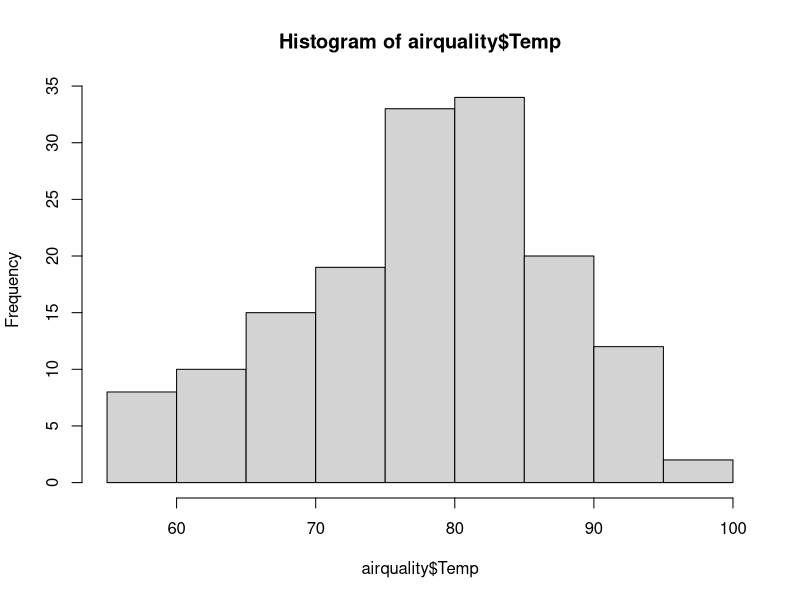
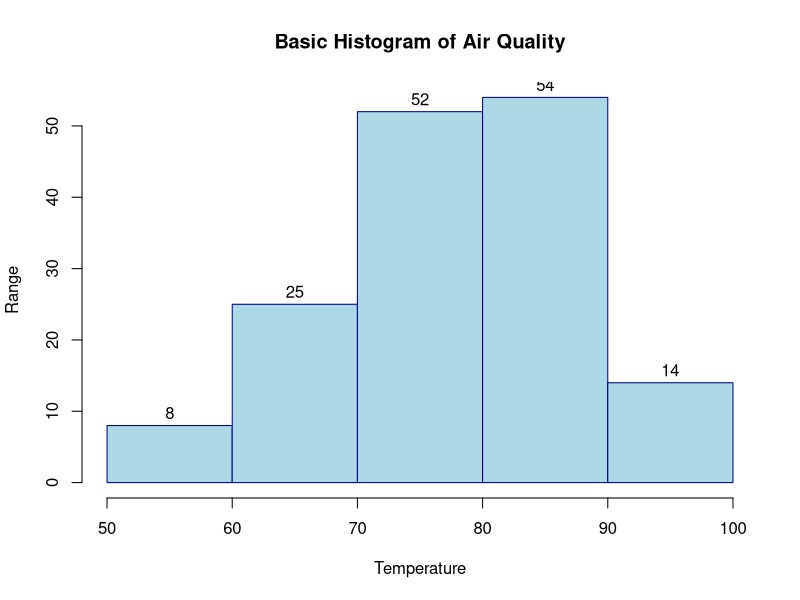
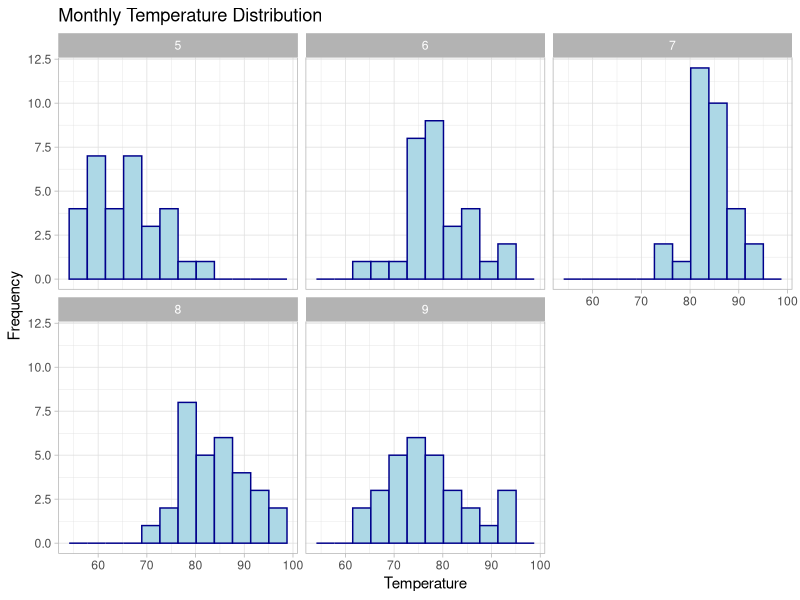

These figures' R source, in order:
airquality
class(airquality)
hist(airquality$Temp)

View(airquality)

hist(airquality$Temp,
     breaks=5,
     main= "Basic Histogram of Air Quality",
     xlab= "Temperature",
     ylab= "Range",
     labels=TRUE,
     col = "lightblue",
     border = "darkblue")

library(ggplot2)
ggplot(
  airquality,
  aes(x=Temp)
)+
  geom_histogram(
    bins = 12,
    fill = "lightblue",
    col = "darkblue")+
  # labs(
  #   title= "GGPLOT- Histogram for Air Quality",
  #   x = "Temperature",
  #   y = "Range" ) +
  facet_wrap(~ Month) +
  labs(
    title = "Monthly Temperature Distribution",
    x = "Temperature",
    y = "Frequency"
  ) +
  theme_light()

